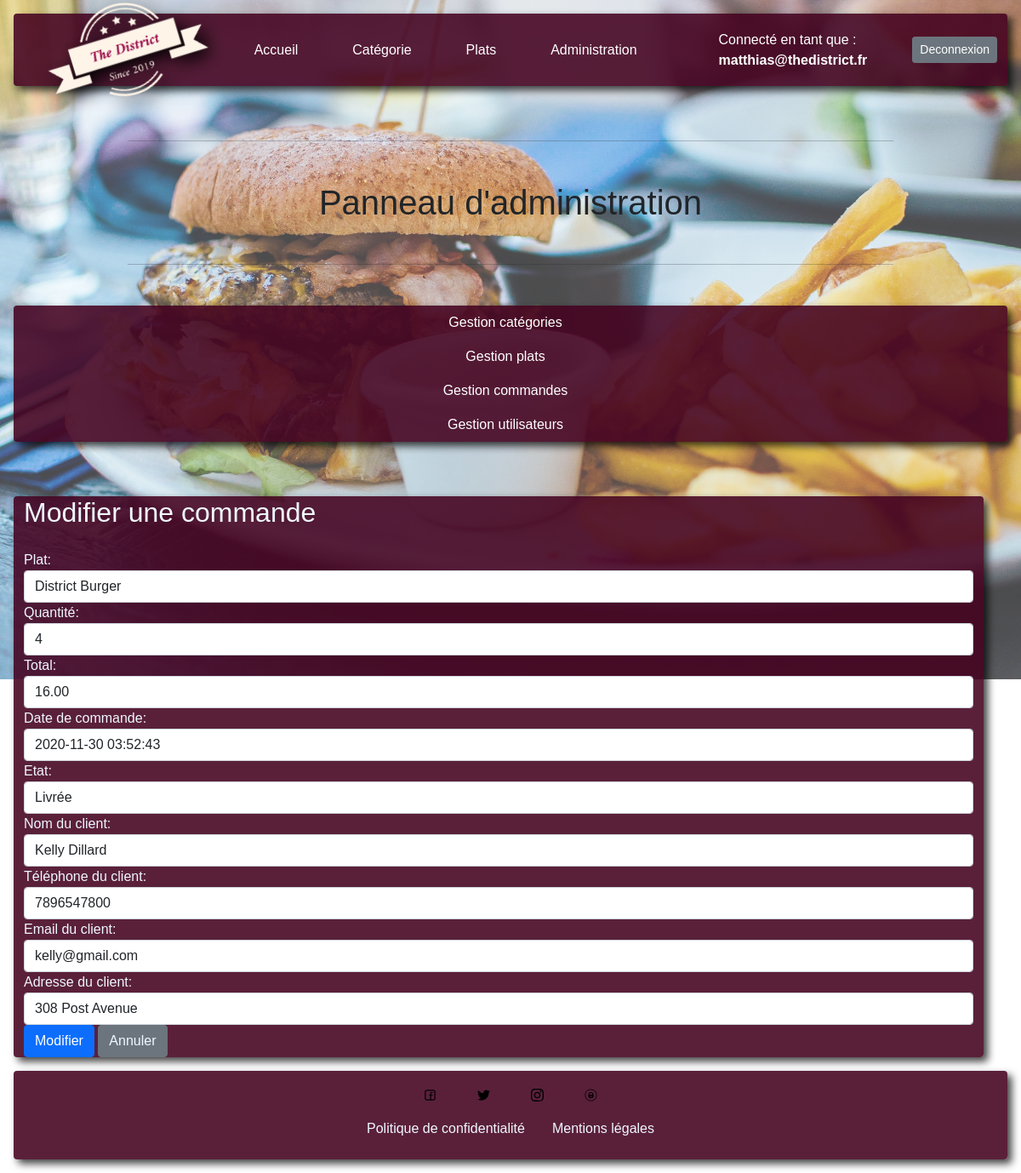
The page /?page=admin&gest=com_mod&id_com=2 (signed in) on the database its author committed.
### tables this page shows
CREATE TABLE IF NOT EXISTS `commande` (
  `id_commande` int(10) unsigned NOT NULL AUTO_INCREMENT,
  `id_plat` int(10) unsigned NOT NULL DEFAULT 0,
  `quantite` int(11) NOT NULL,
  `total` decimal(10,2) NOT NULL,
  `date_commande` datetime NOT NULL,
  `etat` varchar(50) NOT NULL,
  `nom_client` varchar(150) NOT NULL,
  `telephone_client` varchar(20) NOT NULL,
  `email_client` varchar(150) NOT NULL,
  `adresse_client` varchar(255) NOT NULL,
  PRIMARY KEY (`id_commande`) USING BTREE,
  KEY `id_plat` (`id_plat`),
  CONSTRAINT `command_fk1` FOREIGN KEY (`id_plat`) REFERENCES `plat` (`id_plat`) ON DELETE NO ACTION ON UPDATE NO ACTION
);

CREATE TABLE IF NOT EXISTS `plat` (
  `id_plat` int(10) unsigned NOT NULL AUTO_INCREMENT,
  `libelle` varchar(100) NOT NULL,
  `description` text NOT NULL,
  `prix` decimal(10,2) NOT NULL,
  `image` varchar(255) NOT NULL,
  `id_categorie` int(10) unsigned NOT NULL,
  `active` varchar(10) NOT NULL,
  PRIMARY KEY (`id_plat`) USING BTREE,
  KEY `id_categorie` (`id_categorie`),
  CONSTRAINT `plat_fk1` FOREIGN KEY (`id_categorie`) REFERENCES `categorie` (`id_categorie`) ON DELETE NO ACTION ON UPDATE NO ACTION
);

### dao.php (called while the page is built, shortened)
<?php
function a_display_plat(){
    $db = connexionBase();
    $query = $db->query('SELECT * FROM plat');
    $query->execute();
    $tab = $query->fetchAll(PDO::FETCH_OBJ);
    return $tab;
}
function o_display_com($id){
    $db = connexionBase();
    $query = $db->prepare('SELECT * FROM commande WHERE id_commande = ?;');
    $query->execute(array($id));
    $tab = $query->fetch(PDO::FETCH_OBJ);
    return $tab;
}
?>

### content/admin/update_command_form.php (the view, shortened to what this page needs)
<?php require_once('dao.php');
$plats = a_display_plat();
$commande = o_display_com($_GET['id_com']);
?>
<main>
  <div class="container mnb rounded">
    <h2 class="mb-4">Modifier une commande</h2>
    <form method="post" action="/content/admin/update_command_script.php">
      <div class="form-group">
        <label for="id_plat">Plat:</label>
        <select class="form-control" id="id_plat" name="id_plat">
          <?php foreach ($plats as $plat) { ?>
            <option value="<?= $plat->id_plat ?>" <?= $plat->id_plat == $commande->id_plat ? 'selected' : '' ?>><?= $plat->libelle ?></option>
          <?php } ?>
        </select>
      </div>
      <div class="form-group">
        <label for="quantite">Quantité:</label>
        <input type="number" class="form-control" id="quantite" name="quantite" value="<?= $commande->quantite ?>">
      </div>
      <div class="form-group">
        <label for="total">Total:</label>
        <input type="number" class="form-control" id="total" name="total" value="<?= $commande->total ?>">
      </div>
      <div class="form-group">
        <label for="date_commande">Date de commande:</label>
        <input type="text" class="form-control" id="date_commande" name="date_commande" value="<?= $commande->date_commande ?>">
      </div>
      <div class="form-group">
        <label for="etat">Etat:</label>
        <input type="text" class="form-control" id="etat" name="etat" value="<?= $commande->etat ?>">
      </div>
      <div class="form-group">
        <label for="nom_client">Nom du client:</label>
        <input type="text" class="form-control" id="nom_client" name="nom_client" value="<?= $commande->nom_client ?>">
      </div>
      <div class="form-group">
        <label for="telephone_client">Téléphone du client:</label>
        <input type="text" class="form-control" id="telephone_client" name="telephone_client" value="<?= $commande->telephone_client ?>">
      </div>
      <div class="form-group">
        <label for="email_client">Email du client:</label>
        <input type="email" class="form-control" id="email_client" name="email_client" value="<?= $commande->email_client ?>">
      </div>
      <div class="form-group">
        <label for="adresse_client">Adresse du client:</label>
        <input type="text" class="form-control" id="adresse_client" name="adresse_client" value="<?= $commande->adresse_client ?>">
      </div>
      <button type="submit" class="btn btn-primary mr-2">Modifier</button>
      <a href="/?page=admin&gest=com" class="btn btn-secondary">Annuler</a>
    </form>
  </div>
</main>

### asset/css/styles.css (style rules this page uses)
body { font-family: "Open_Sans", sans-serif; }
a:link { color: aliceblue; text-decoration: none; }
.mnb { box-shadow: 5px 5px 10px 0px rgba(0, 0, 0, 0.75); -webkit-box-shadow: 5px 5px 10px 0px rgba(0, 0, 0, 0.75); -moz-box-shadow: 5px 5px 10px 0px rgba(0, 0, 0, 0.75); background-color: #440320e1; color: aliceblue; margin: 1rem; }

### rows shown on the page
commande: id_plat "District Burger", quantite "4", total "16.00", date_commande "2020-11-30 03:52:43", etat "Livrée", nom_client "Kelly Dillard", telephone_client "7896547800", email_client "kelly@gmail.com", adresse_client "308 Post Avenue"

### other values the page prints
$_SESSION["login"] "matthias@thedistrict.fr"
